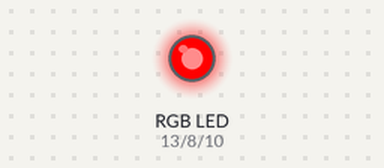
Bench run of a sketch on a simulated Arduino Uno, built with avr-gcc and run on an emulated ATmega328P. On the bench: an RGB LED mixed from three pins (HIGH = lit). Pins used as bus, display or sensor lines are not drawn.

Above: at 1.0 s.
At 3.0 s:
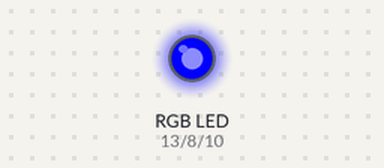
At 5.0 s:
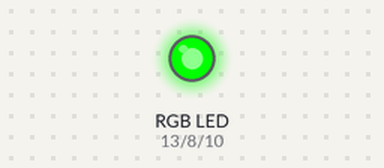
Timing chart, 0 to 7.8 s (numbered marks = the images above):
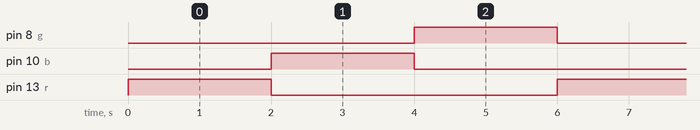

Measured:
- by itself, pin 8 (g), pin 10 (b), pin 13 (r): alternates HIGH for 2.0 s and LOW for 4.0 s
- by itself, everything shown: repeats every 6.0 s, in 3 steps

The sketch:

simple_dc_motor_control.ino
```cpp
// Define variables for pin numbers
int r = 13, b = 10, g = 8; // Pins for RGB LED
int c1 = 2, c2 = 3; // Pins for controlling motor direction

// Setup function runs once when the program starts
void setup() {
  // Set pin modes for all pins
  pinMode(c1, OUTPUT); // Motor control pin 1
  pinMode(c2, OUTPUT); // Motor control pin 2
  pinMode(r, OUTPUT);  // Red LED pin
  pinMode(b, OUTPUT);  // Blue LED pin
  pinMode(g, OUTPUT);  // Green LED pin
}

// Loop function runs repeatedly as long as the Arduino is powered on
void loop() {
  // Move the motor forward and turn on red LED
  forward();
  digitalWriteRGB(HIGH, LOW, LOW); // Turn on red LED
  delay(2000); // Delay for 2 seconds

  // Move the motor backward and turn on blue LED
  backward();
  digitalWriteRGB(LOW, HIGH, LOW); // Turn on blue LED
  delay(2000); // Delay for 2 seconds

  // Stop the motor and turn on green LED
  stop();
  digitalWriteRGB(LOW, LOW, HIGH); // Turn on green LED
  delay(2000); // Delay for 2 seconds
}

// Function to move the motor forward
void forward() {
  digitalWrite(c1, LOW); // Set control pin 1 LOW
  digitalWrite(c2, HIGH); // Set control pin 2 HIGH
}

// Function to move the motor backward
void backward() {
  digitalWrite(c1, HIGH); // Set control pin 1 HIGH
  digitalWrite(c2, LOW); // Set control pin 2 LOW
}

// Function to stop the motor
void stop() {
  digitalWrite(c1, HIGH); // Set control pin 1 HIGH
  digitalWrite(c2, HIGH); // Set control pin 2 HIGH
}

// Function to control the RGB LED
void digitalWriteRGB(byte red, byte blue, byte green) {
  digitalWrite(r, red); // Set red LED state
  digitalWrite(b, blue); // Set blue LED state
  digitalWrite(g, green); // Set green LED state
}
```
